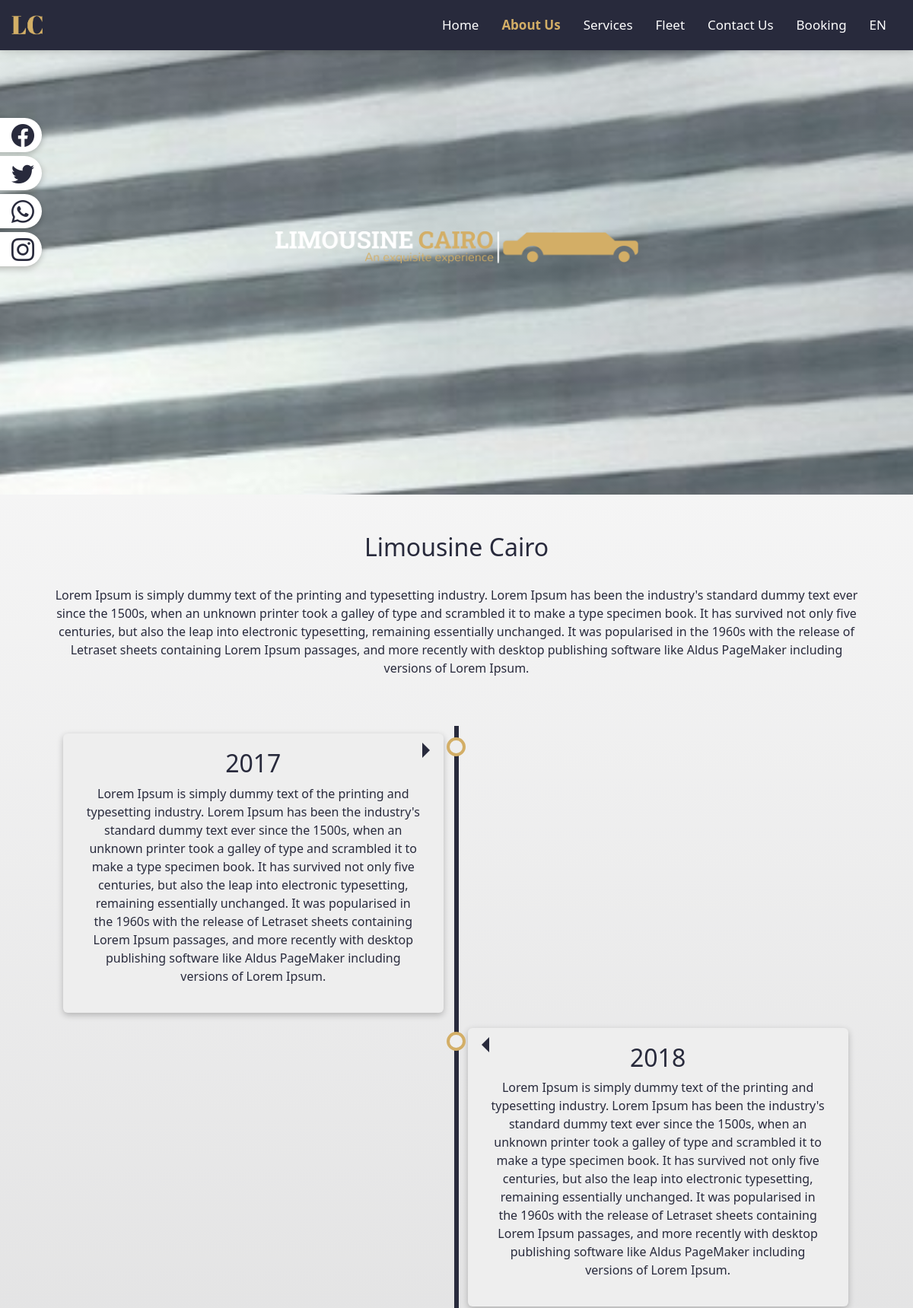
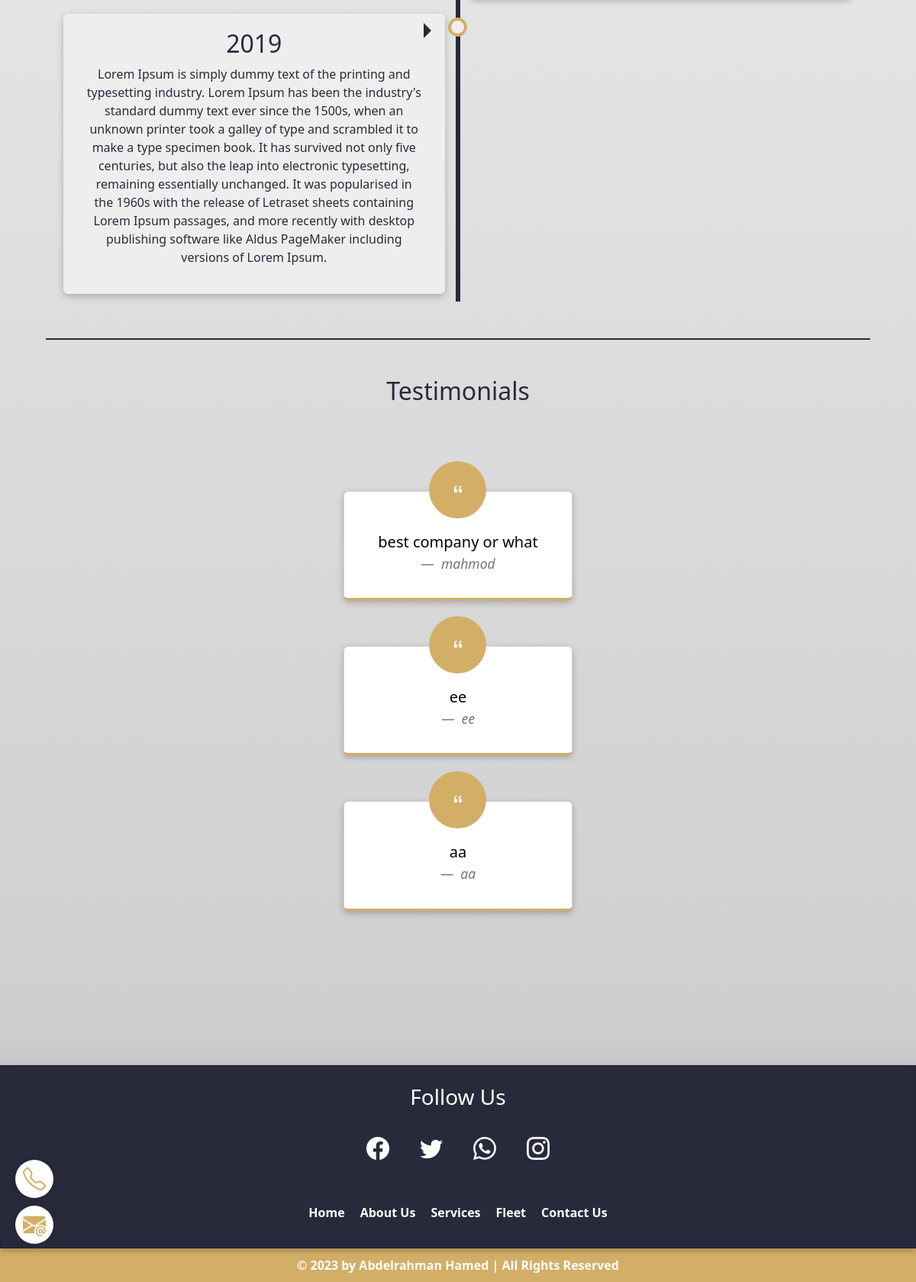
Page /about-us on the committed database (2 pictures, top to bottom).
### lc_app/models.py (models this page shows, shortened)
class PagesInfo(models.Model):
    title = models.CharField(max_length=200)
    title_ar = models.CharField(max_length=200)
    description = models.TextField()
    description_ar = models.TextField()
    banner = ResizedImageField(quality=80, force_format='JPEG', upload_to=extras.PathRename('pages_banners'), storage=extras.OverwriteStorage())

class History(models.Model):
    today = datetime.date.today()
    year = today.year
    date = models.PositiveIntegerField(default=1900, validators=[MinValueValidator(1990), MaxValueValidator(int(year))])
    description = models.TextField()
    description_ar = models.TextField()

class Testimonial(models.Model):
    name = models.CharField(max_length=200)
    quote = models.CharField(max_length=500)
    rating = models.PositiveIntegerField(default=1, validators=[MinValueValidator(1), MaxValueValidator(5)])

class ContactInfo(models.Model):
    address = models.CharField(max_length=1000)
    address_ar = models.CharField(max_length=1000)
    phone_1 = models.CharField(max_length=11, validators=[RegexValidator(r'^\d{1,11}$')])
    phone_2 = models.CharField(max_length=11, validators=[RegexValidator(r'^\d{1,11}$')])
    email = models.EmailField(max_length=254)

### lc_app/views.py (the view)
# urls.py: path('about-us', views.about, name='about-us'),
def about(request):
    history = History.objects.all().order_by('date')
    Testimonials = Testimonial.objects.all()
    context = {
        'History': history,
        'Testimonials': Testimonials
    }
    return render(request, 'about.html', context)

### lc_app/context_processors.py (called while the page is built)
def common_data(request):
    contact_info = ContactInfo.objects.all().first()
    socials = Social.objects.all()
    pages_info = PagesInfo.objects.all()
    car_cat = Car_category.objects.all()
    orders_filtered = Order.objects.filter(read=False)
    complains_filtered = Complain.objects.filter(read=False)
    show_notifications = False
    if orders_filtered.count() > 0 or complains_filtered.count() > 0 :
        show_notifications = True
    return {
        'show_notifications': show_notifications,
        'contact_info': contact_info,
        'pages_info': pages_info,
        'socials': socials,
        'car_categories': car_cat
    }

### lc_app/templatetags/extras.py (called while the page is built)
def get_by_index(indexable, i):
    return indexable[i]

def get_social_link(indexable, title):
    return indexable.filter(title=title).values().first()['link']

### templates/about.html (shortened to what this page needs)
{% load static %}
{% load extras %}
<!DOCTYPE html>
{% if request.COOKIES.language == "AR" %}
<html lang="ar" dir="rtl">
{% else %}
<html lang="en" dir="ltr">
{% endif %}
<head>
    <link rel="stylesheet" type="text/css" href="{% static 'limo_app/main/styles.css' %}">
    <link rel="stylesheet" type="text/css" href="{% static 'limo_app/section/styles.css' %}">
    <link rel="stylesheet" type="text/css" href="{% static 'limo_app/about/styles.css' %}">
    <link rel="stylesheet" type="text/css" href="{% static 'limo_app/navbar/styles.css' %}">
    <link rel="stylesheet" type="text/css"
        href="{% static 'limo_app/libs/bootstrap-5.3.0-alpha1-dist/css/bootstrap.min.css' %}">
    <link rel="stylesheet" href="https://cdn.jsdelivr.net/npm/bootstrap-icons@1.10.3/font/bootstrap-icons.css">
    <link rel="stylesheet" href="https://cdnjs.cloudflare.com/ajax/libs/flag-icon-css/0.8.2/css/flag-icon.min.css">
</head>
<body>
    <div class="nav-wrapper h-100">
        {% include 'navbar.html' %}
    </div>
    <div class="body-wrapper menuDisplayed">
        <div id="main-body" class="main-body col-lg-12">
            {% with pages_info|get_by_index:0 as page%}
                <div class="parallax" style="background-image: linear-gradient(rgba(255, 255, 255, 0.3), rgba(255, 255, 255, 0.3)), url({{page.banner.url}});">
                    <img src="{% static 'limo_app/images/logo2.png' %}" alt="About Cairo Airport Limousine - عن ليموزين مطار القاهرة">
                </div>
            {% endwith %}
            <div class="about-comp">
                <h2>
                    {% with pages_info|get_by_index:0 as page%}
                        {% if request.COOKIES.language == "AR" %}
                            {{ page.title_ar }}
                        {% else %}
                            {{ page.title }}
                        {% endif %}
                    {% endwith %}
                </h2>
                <br>
                <p>
                    {% with pages_info|get_by_index:0 as page%}
                        {% if request.COOKIES.language == "AR" %}
                            {{ page.description_ar }}
                        {% else %}
                            {{ page.description }}
                        {% endif %}
                    {% endwith %}
                </p>
                <br>
                <br>
                <div class="timeline">
                    {% if History %}
                        {% for moment in History %}
                            {% if request.COOKIES.language == "AR" %}
                                {% if forloop.counter0|divisibleby:2 %}
                                    <div class="container right">
                                        <div class="content">
                                            <h2>{{moment.date}}</h2>
                                            <p>
                                                {% if request.COOKIES.language == "AR" %}
                                                    {{moment.description_ar}}
                                                {% else %}
                                                    {{moment.description}}
                                                {% endif %}
                                            </p>
                                        </div>
                                    </div>
                                {% else %}
                                    <div class="container left">
                                        <div class="content">
                                            <h2>{{moment.date}}</h2>
                                            <p>
                                                {% if request.COOKIES.language == "AR" %}
                                                    {{moment.description_ar}}
                                                {% else %}
                                                    {{moment.description}}
                                                {% endif %}
                                            </p>
                                        </div>
                                    </div>
                                {% endif %}
                            {% else %}
                                {% if forloop.counter0|divisibleby:2 %}
                                    <div class="container left">
                                        <div class="content">
                                            <h2>{{moment.date}}</h2>
                                            <p>
                                                {% if request.COOKIES.language == "AR" %}
                                                    {{moment.description_ar}}
                                                {% else %}
                                                    {{moment.description}}
                                                {% endif %}
                                            </p>
                                        </div>
                                    </div>
                                {% else %}
                                    <div class="container right">
                                        <div class="content">
                                            <h2>{{moment.date}}</h2>
                                            <p>
                                                {% if request.COOKIES.language == "AR" %}
                                                    {{moment.description_ar}}
                                                {% else %}
                                                    {{moment.description}}
                                                {% endif %}
                                            </p>
                                        </div>
                                    </div>
                                {% endif %}
                            {% endif %}
                        {% endfor %}
                    {% else %}
                        {% if request.COOKIES.language == "AR" %}
                            <h4>لا يوجد لحظات تاريخية في الوقت الحالي</h4>
                        {% else %}
                            <h4>There are no available History moments currently</h4>
                        {% endif %}
                    {% endif %}
                </div>
                <div class="row mt-5 w-100" id="section-7" style="border-top: 2px solid rgb(40, 42, 60);">
                    <div class="col-sm-10 m-auto pt-5 pb-5">
                        <h2>
                            {% if request.COOKIES.language == "AR" %}
                                اراء العملاء
                            {% else %}
                                Testimonials
                            {% endif %}
                        </h2>
                        <br>
                        <div class="testimonials-container">
                            {% if Testimonials %}
                                {% for testimonial in Testimonials %}
                                    <div class="testimonials-item card text-center">
                                        <i class="bi bi-quote"></i>
                                        <div class="card-body blockquote">
                                            <p class="card-text">
                                                {% if request.COOKIES.language == "AR" %}
                                                    {{testimonial.quote_ar}}
                                                {% else %}
                                                    {{testimonial.quote}}
                                                {% endif %}
                                            </p>
                                            <footer class="blockquote-footer">
                                                <cite title="Source Title">
                                                    {% if request.COOKIES.language == "AR" %}
                                                        {{testimonial.name_ar}}
                                                    {% else %}
                                                        {{testimonial.name}}
                                                    {% endif %}
                                                </cite>
                                            </footer>
                                        </div>
                                    </div>
                                {% endfor %}
                            {% else %}
                                {% if request.COOKIES.language == "AR" %}
                                    <h4>لا يوجد اراء العملاء في الوقت الحالي</h4>
                                {% else %}
                                    <h4>There are no available testimonials at the moment</h4>
                                {% endif %}
                            {% endif %}
                        </div>
                        <br>
                    </div>
                </div>
            </div>
        </div>
        {% include 'footer.html' %}
    </div>
    {% include 'add-ons.html' %}
</body>
</html>

### static/limo_app/main/styles.css (style rules this page uses)
html { scroll-behavior: smooth; }
body { background: linear-gradient(180deg, rgb(255, 255, 255) 0%, rgba(207,207,208,1) 90%, rgba(164,163,181,1) 100%); color: black !important; transition: height 0.5s ease-in-out; overflow-y: scroll!important; -webkit-overflow-scrolling: touch!important; }
.body-wrapper { transition: 0.3s; position: relative; }
.parallax { height: 650px; background-attachment: fixed; background-position: bottom; background-repeat: no-repeat; background-size: cover; display: flex; justify-content: center; align-items: center; flex-direction: column; }
.parallax img, .loading-screen img { max-width: 40%; margin: auto; }

### static/limo_app/section/styles.css (style rules this page uses)
.services-container, .fleet-container, .drivers-container, .testimonials-container { display: flex; justify-content: space-evenly; align-items: center; flex-flow: wrap; margin-top: 50px !important; width: 80%; margin: auto; }
.testimonials-item { border-bottom: 3px rgb(211, 174, 102) solid !important; transition: 0.5s; margin: 30px; width: 300px; box-shadow: rgba(0, 0, 0, 0.24) 0px 3px 8px; color: black; }
.testimonials-item i { background-color: rgb(211, 174, 102); color: #ffffff; width: 75px; height: 75px; line-height: 75px; margin: -40px auto 0 auto; border-radius: 50%; }

### static/limo_app/about/styles.css (style rules this page uses)
.about-comp { display: flex; justify-content: center; align-items: center; flex-direction: column; width: 90%; margin: auto; padding-top: 50px; color: rgb(40, 42, 60); text-align: center; }
.timeline { position: relative; max-width: 1200px; margin: 0 auto; }
.timeline::after { content: ''; position: absolute; width: 6px; background-color: rgb(40, 42, 60); top: 0; bottom: 0; left: 50%; margin-left: -3px; }
.container { padding: 10px 40px; position: relative; background-color: inherit; width: 50%; }
.container::after { content: ''; position: absolute; width: 25px; height: 25px; background-color: rgb(238, 238, 238); border: 4px solid rgb(211, 174, 102); top: 15px; border-radius: 50%; z-index: 1; }
html[dir="ltr"] .left::after { right: -17px; }
html[dir="ltr"] .right::after { right: -17px; }
.left { left: -51%; }
.right { left: 50.5%; }
.left::before { content: " "; height: 0; position: absolute; top: 22px; width: 0; z-index: 1; right: 30px; border: medium solid rgb(40, 42, 60); border-width: 10px 0 10px 10px; border-color: transparent transparent transparent rgb(40, 42, 60); transition: 0.3s; }
.right::before { content: " "; height: 0; position: absolute; top: 22px; width: 0; z-index: 1; left: 30px; border: medium solid rgb(40, 42, 60); border-width: 10px 10px 10px 0; border-color: transparent rgb(40, 42, 60) transparent transparent; transition: 0.3s; }
.right::after { left: -16px; }
.content { padding: 20px 30px; background-color: rgb(238, 238, 238); box-shadow: rgba(0, 0, 0, 0.24) 0px 3px 8px; position: relative; border-radius: 6px; max-width: 500px; transition: 0.3s; cursor: pointer; }

### rows in the picture
PagesInfo: banner (picture), title "Limousine Cairo", description "Lorem Ipsum is simply dummy text of the printing and typesetting industry. Lorem Ipsum has been the industry's standard dummy text ever since the 1500s, when an unknown printer took a galley of type and scrambled it to make a type specimen book. It has survived not only five centuries, but also the leap into electronic typesetting, remaining essentially unchanged. It was popularised in the 1960s with the release of Letraset sheets containing Lorem Ipsum passages, and more recently with desktop publishing software like Aldus PageMaker including versions of Lorem Ipsum."
History: date "2017", description "Lorem Ipsum is simply dummy text of the printing and typesetting industry. Lorem Ipsum has been the industry's standard dummy text ever since the 1500s, when an unknown printer took a galley of type and scrambled it to make a type specimen book. It has survived not only five centuries, but also the leap into electronic typesetting, remaining essentially unchanged. It was popularised in the 1960s with the release of Letraset sheets containing Lorem Ipsum passages, and more recently with desktop publishing software like Aldus PageMaker including versions of Lorem Ipsum."
History: date "2018", description "Lorem Ipsum is simply dummy text of the printing and typesetting industry. Lorem Ipsum has been the industry's standard dummy text ever since the 1500s, when an unknown printer took a galley of type and scrambled it to make a type specimen book. It has survived not only five centuries, but also the leap into electronic typesetting, remaining essentially unchanged. It was popularised in the 1960s with the release of Letraset sheets containing Lorem Ipsum passages, and more recently with desktop publishing software like Aldus PageMaker including versions of Lorem Ipsum."
History: date "2019", description "Lorem Ipsum is simply dummy text of the printing and typesetting industry. Lorem Ipsum has been the industry's standard dummy text ever since the 1500s, when an unknown printer took a galley of type and scrambled it to make a type specimen book. It has survived not only five centuries, but also the leap into electronic typesetting, remaining essentially unchanged. It was popularised in the 1960s with the release of Letraset sheets containing Lorem Ipsum passages, and more recently with desktop publishing software like Aldus PageMaker including versions of Lorem Ipsum."
Testimonial: quote "best company or what", name "mahmod"
Testimonial: quote "ee", name "ee"
Testimonial: quote "aa", name "aa"
